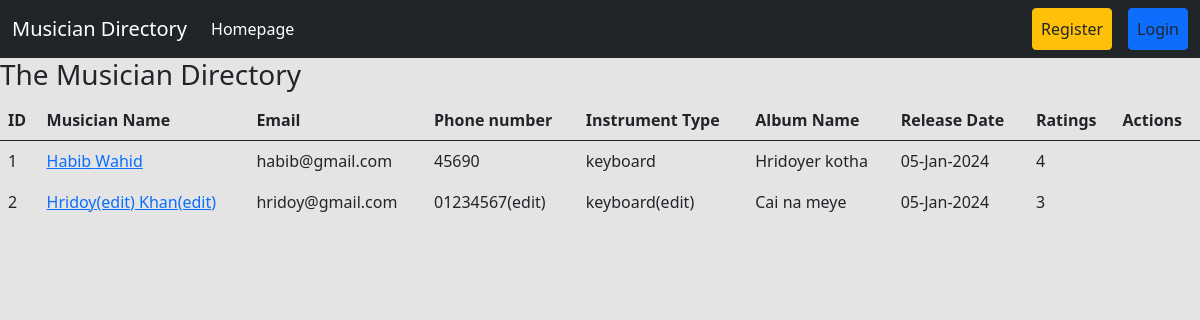
The page / on the database its author committed.
### musicians/models.py (models this page shows, shortened)
class Musician(models.Model):
    First_Name = models.CharField(max_length=30)
    Last_Name = models.CharField(max_length=30)
    Email = models.EmailField()
    Phone_Number = models.CharField(max_length=14)
    Instrument_Type = models.CharField(max_length=30)

### albums/models.py (models this page shows, shortened)
class Album(models.Model):
    Album_Name = models.CharField(max_length=50)
    Release_Date = models.DateField(auto_now_add=True)
    Ratings = models.IntegerField(validators=[MinValueValidator(1), MaxValueValidator(5)])
    Musician = models.ForeignKey(Musician, on_delete=models.CASCADE)

### Musicians_Directory/views.py (the view)
# urls.py: path('', views.HomeView.as_view(), name='homepage'),
class HomeView(View):
    def get(self, request, category_slug=None):
        data = Musician.objects.all()
        albums = Album.objects.all()
        if category_slug is not None:
            album = Album.objects.get(slug=category_slug)
            data = Musician.objects.filter(album=album)
        return render(request, 'homepage.html', {'data': data, 'album': albums})

### templates/homepage.html (shortened to what this page needs)
{% extends 'base.html' %}
{% block content %}
<h3>The Musician Directory</h3>
<table class="table">
  <thead>
    <tr>
      <th>ID</th>
      <th>Musician Name</th>
      <th>Email</th>
      <th>Phone number</th>
      <th>Instrument Type</th>
      <th>Album Name</th>
      <th>Release Date</th>
      <th>Ratings</th>
      <th>Actions</th>
    </tr>
  </thead>
  <tbody>
    {% for musician in data %}
    <tr>
      <td>{{ musician.id }}</td>
      <td><a href="{% url 'edit_musician' musician.id %}">{{ musician.First_Name }} {{ musician.Last_Name }}</a></td>
      <td>{{ musician.Email }}</td>
      <td>{{ musician.Phone_Number }}</td>
      <td>{{ musician.Instrument_Type }}</td>
      <td>
        {% for album in musician.album_set.all %}
        {{ album.Album_Name }}<br>
        {% endfor %}
      </td>
      <td>
        {% for album in musician.album_set.all %}
        {{ album.Release_Date|date:"d-M-Y" }}<br>
        {% endfor %}
      </td>
      <td>
        {% for album in musician.album_set.all %}
        {{ album.Ratings }}<br>
        {% endfor %}
      </td>
    </tr>
    {% endfor %}
  </tbody>
</table>
{% endblock %}

### templates/base.html (shortened to what this page needs)
<!DOCTYPE html>
<html lang="en">
  <head>
    <link
      href="https://cdn.jsdelivr.net/npm/bootstrap@5.0.2/dist/css/bootstrap.min.css"
      rel="stylesheet"
    />
  </head>
  <body style="background-color : #e4e4e4">
    <nav class="navbar navbar-expand-lg navbar-dark bg-dark">
      <div class="container-fluid">
        <a class="navbar-brand" href="{% url 'homepage' %}">Musician Directory</a>
        <div class="collapse navbar-collapse" id="navbarSupportedContent">
          <ul class="navbar-nav me-auto mb-2 mb-lg-0">
            <li class="nav-item">
              <a
                class="nav-link active"
                aria-current="page"
                href="{% url 'homepage' %}"
                >Homepage</a
              >
            </li>
          </ul>
          <div class="d-flex">
            <ul class="navbar-nav me-auto mb-2 mb-lg-0">
              {% if request.user.is_authenticated %}
              <li class="nav-item mx-3">
                <a
                  class="nav-link btn btn-danger text-dark"
                  href="{% url 'user_logout' %}"
                  >Logout</a
                >
              </li>
              {% else %}
              <li class="nav-item mx-3">
                <a
                  class="nav-link btn btn-warning text-dark"
                  href="{% url 'register' %}"
                  >Register</a
                >
              </li>
              <li class="nav-item">
                <a
                  class="nav-link btn btn-primary text-dark"
                  href="{% url 'user_login' %}"
                  >Login</a
                >
              </li>
              {% endif %}
            </ul>
          </div>
        </div>
      </div>
    </nav>
    {% block content %} {% endblock %}
  </body>
</html>

### rows shown on the page
Musician: id "1", First_Name "Habib", Last_Name "Wahid", Email "habib@gmail.com", Phone_Number "45690", Instrument_Type "keyboard"
Album: Album_Name "Hridoyer kotha", Release_Date "05-Jan-2024", Ratings "4"
Musician: id "2", First_Name "Hridoy(edit)", Last_Name "Khan(edit)", Email "hridoy@gmail.com", Phone_Number "01234567(edit)", Instrument_Type "keyboard(edit)"
Album: Album_Name "Cai na meye", Release_Date "05-Jan-2024", Ratings "3"
